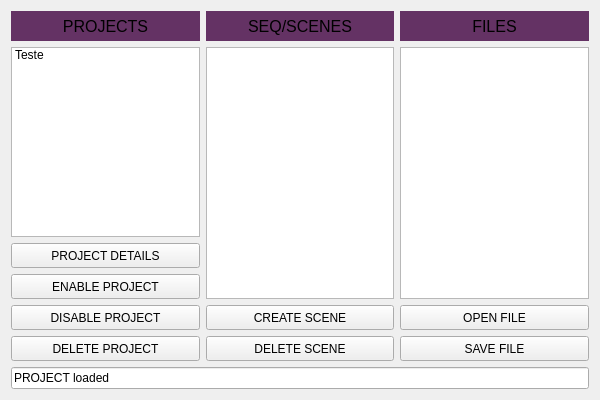
<?xml version="1.0" encoding="UTF-8"?>
<ui version="4.0">
 <class>Form</class>
 <widget class="QWidget" name="Form">
  <property name="geometry">
   <rect>
    <x>0</x>
    <y>0</y>
    <width>600</width>
    <height>400</height>
   </rect>
  </property>
  <property name="windowTitle">
   <string>Form</string>
  </property>
  <property name="styleSheet">
   <string notr="true"/>
  </property>
  <layout class="QVBoxLayout" name="verticalLayout">
   <item>
    <layout class="QHBoxLayout" name="horizontalLayout">
     <item>
      <layout class="QVBoxLayout" name="verticalLayout_2">
       <property name="spacing">
        <number>6</number>
       </property>
       <property name="sizeConstraint">
        <enum>QLayout::SetMinimumSize</enum>
       </property>
       <property name="leftMargin">
        <number>0</number>
       </property>
       <property name="rightMargin">
        <number>0</number>
       </property>
       <item>
        <widget class="QLabel" name="lb_projects">
         <property name="minimumSize">
          <size>
           <width>0</width>
           <height>30</height>
          </size>
         </property>
         <property name="font">
          <font>
           <pointsize>12</pointsize>
          </font>
         </property>
         <property name="styleSheet">
          <string notr="true">QLabel
{
background-color: rgb(100, 50, 100);
}</string>
         </property>
         <property name="text">
          <string>PROJECTS</string>
         </property>
         <property name="alignment">
          <set>Qt::AlignCenter</set>
         </property>
        </widget>
       </item>
       <item>
        <widget class="QListWidget" name="lw_projects">
         <item>
          <property name="text">
           <string>Teste</string>
          </property>
         </item>
        </widget>
       </item>
       <item>
        <widget class="QPushButton" name="bt_proj_details">
         <property name="minimumSize">
          <size>
           <width>0</width>
           <height>25</height>
          </size>
         </property>
         <property name="maximumSize">
          <size>
           <width>16777215</width>
           <height>100</height>
          </size>
         </property>
         <property name="text">
          <string>PROJECT DETAILS</string>
         </property>
        </widget>
       </item>
       <item>
        <widget class="QPushButton" name="bt_proj_enable">
         <property name="minimumSize">
          <size>
           <width>0</width>
           <height>25</height>
          </size>
         </property>
         <property name="text">
          <string>ENABLE PROJECT</string>
         </property>
        </widget>
       </item>
       <item>
        <widget class="QPushButton" name="bt_proj_disable">
         <property name="minimumSize">
          <size>
           <width>0</width>
           <height>25</height>
          </size>
         </property>
         <property name="text">
          <string>DISABLE PROJECT</string>
         </property>
        </widget>
       </item>
       <item>
        <widget class="QPushButton" name="bt_proj_delete">
         <property name="minimumSize">
          <size>
           <width>0</width>
           <height>25</height>
          </size>
         </property>
         <property name="text">
          <string>DELETE PROJECT</string>
         </property>
        </widget>
       </item>
      </layout>
     </item>
     <item>
      <layout class="QVBoxLayout" name="verticalLayout_5" stretch="0,0,0,0">
       <property name="leftMargin">
        <number>0</number>
       </property>
       <item>
        <widget class="QLabel" name="lb_seq">
         <property name="minimumSize">
          <size>
           <width>0</width>
           <height>30</height>
          </size>
         </property>
         <property name="font">
          <font>
           <pointsize>12</pointsize>
          </font>
         </property>
         <property name="styleSheet">
          <string notr="true">QLabel
{
background-color: rgb(100, 50, 100);
}</string>
         </property>
         <property name="text">
          <string>SEQ/SCENES</string>
         </property>
         <property name="alignment">
          <set>Qt::AlignCenter</set>
         </property>
        </widget>
       </item>
       <item>
        <widget class="QListWidget" name="lw_seq"/>
       </item>
       <item>
        <widget class="QPushButton" name="create_scene">
         <property name="minimumSize">
          <size>
           <width>0</width>
           <height>25</height>
          </size>
         </property>
         <property name="text">
          <string>CREATE SCENE</string>
         </property>
        </widget>
       </item>
       <item>
        <widget class="QPushButton" name="delete_scene">
         <property name="minimumSize">
          <size>
           <width>0</width>
           <height>25</height>
          </size>
         </property>
         <property name="text">
          <string>DELETE SCENE</string>
         </property>
        </widget>
       </item>
      </layout>
     </item>
     <item>
      <layout class="QVBoxLayout" name="verticalLayout_3">
       <item>
        <widget class="QLabel" name="lb_files">
         <property name="minimumSize">
          <size>
           <width>0</width>
           <height>30</height>
          </size>
         </property>
         <property name="font">
          <font>
           <pointsize>12</pointsize>
          </font>
         </property>
         <property name="styleSheet">
          <string notr="true">QLabel
{
background-color: rgb(100, 50, 100);
}</string>
         </property>
         <property name="text">
          <string>FILES</string>
         </property>
         <property name="alignment">
          <set>Qt::AlignCenter</set>
         </property>
        </widget>
       </item>
       <item>
        <widget class="QListWidget" name="lw_files">
         <property name="minimumSize">
          <size>
           <width>40</width>
           <height>0</height>
          </size>
         </property>
        </widget>
       </item>
       <item>
        <widget class="QPushButton" name="bt_open">
         <property name="minimumSize">
          <size>
           <width>0</width>
           <height>25</height>
          </size>
         </property>
         <property name="text">
          <string>OPEN FILE</string>
         </property>
        </widget>
       </item>
       <item>
        <widget class="QPushButton" name="bt_save">
         <property name="minimumSize">
          <size>
           <width>0</width>
           <height>25</height>
          </size>
         </property>
         <property name="text">
          <string>SAVE FILE</string>
         </property>
        </widget>
       </item>
      </layout>
     </item>
    </layout>
   </item>
   <item>
    <widget class="QLineEdit" name="lineEdit">
     <property name="text">
      <string>PROJECT loaded</string>
     </property>
    </widget>
   </item>
  </layout>
 </widget>
 <resources/>
 <connections/>
</ui>
